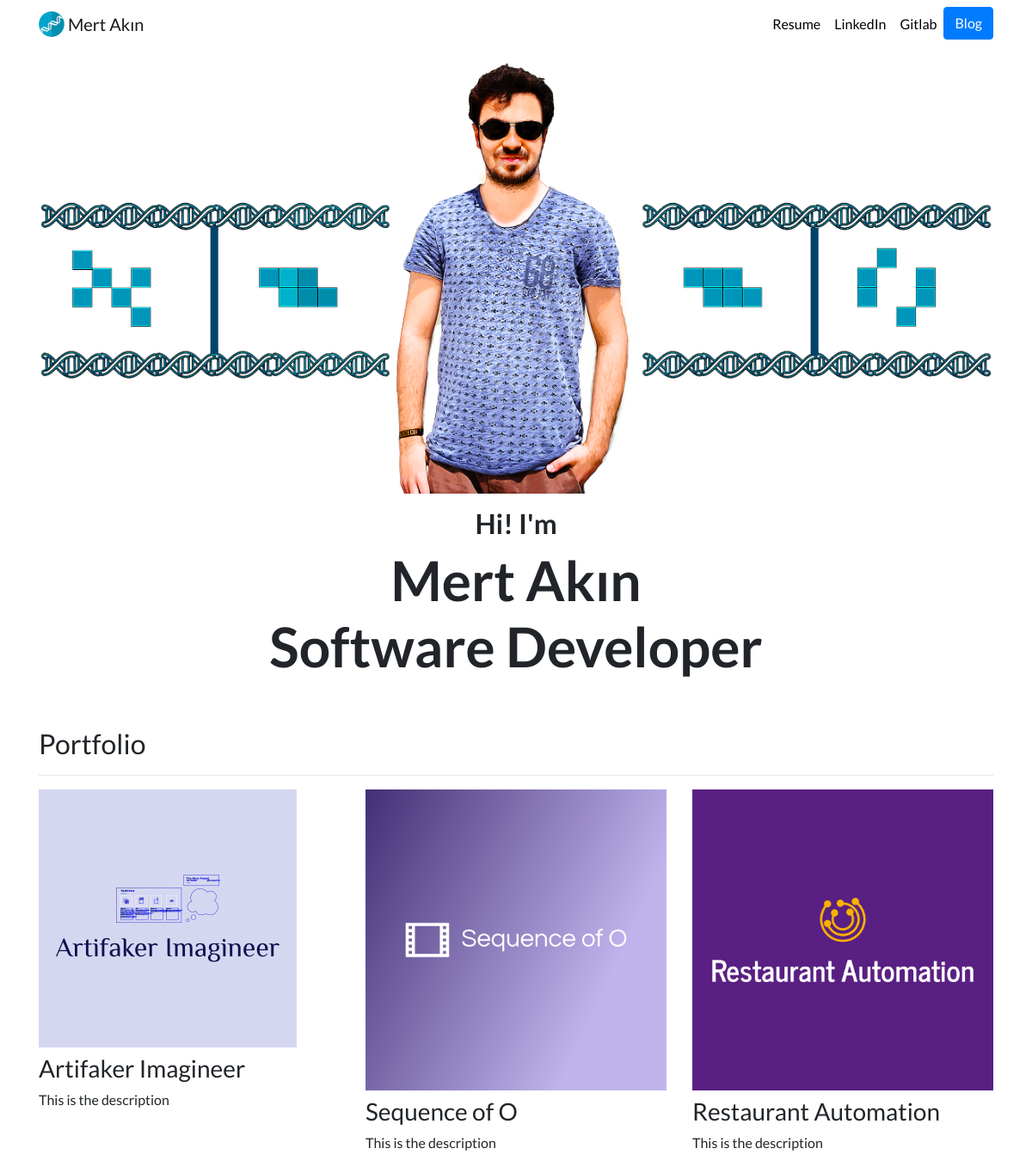
/, run on an earlier commit of the app's database.
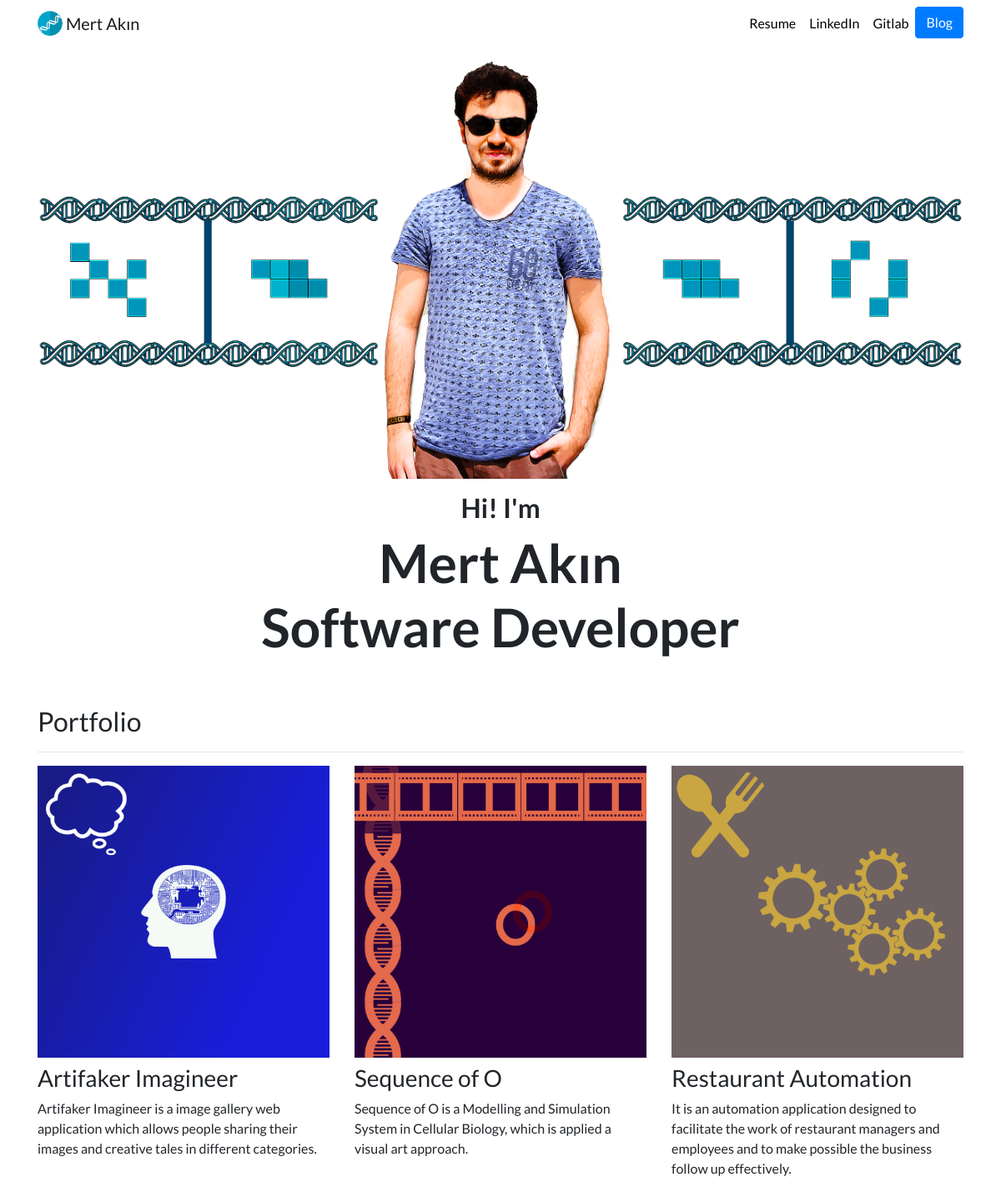
And on a later commit of the database.
### portfolio/models.py (models this page shows, shortened)
class Project (models.Model):
    title=models.CharField(max_length=100)
    description=models.CharField(max_length=250)
    image=models.ImageField(upload_to='portfolio/images/')
    url=models.URLField(blank=True)

### portfolio/views.py (the view)
# urls.py: 2. Add a URL to urlpatterns:  path('', views.home, name='home')
def home(request):
    projects=Project.objects.all()
    return render (request, 'portfolio/home.html', {'projects':projects})

### portfolio/templates/portfolio/home.html
{% extends "portfolio/base.html" %}
{% load static %}
{% block content %}
<div class="row justify-content-center my-3">
  <div class="col-md">
    <img src="{% static 'portfolio/person.png' %}" class="img-fluid">
  </div>
</div>
<div class="row justify-content-center mb-3">
  <div class="col-md-9 text-center">
    <h2 class="font-weight-bold"> Hi! I'm </h2>
    <h1 id="hometext" class="font-weight-bold">Mert Akın <br> Software Developer</h1>
  </div>
</div>
<h2 class="mt-5">Portfolio</h2>
<hr>
<div class="row">
  {% for project in projects %}
  <div class="col-lg-4 col-md-6">
    {% if project.url %}
    <a href="{{ project.url }}">
      <img src="{{ project.image.url }}" class="img-fluid mb-2">
    </a>
    {% else %}
    <img src="{{ project.image.url }}" class="img-fluid mb-2">
    {% endif %}
    <h3>{{ project.title }}</h3>
    <p>{{ project.description }}</p>
  </div>
  {% endfor %}
</div>
{% endblock %}

### portfolio/templates/portfolio/base.html (shortened to what this page needs)
{% load static %}
<!doctype html>
<html lang="en">
<head>
  <link rel="stylesheet" href="https://stackpath.bootstrapcdn.com/bootstrap/4.4.1/css/bootstrap.min.css">
  <link rel="stylesheet" href="{% static "portfolio/custom.css" %}">
</head>
<body>
  <nav id="topNav" class="navbar navbar-expand-md navbar-light">
    <div class="container">
      <a class="navbar-brand" href="{% url 'home' %}">
        <img src="{% static "portfolio/dna.svg" %}" width="30" height="30" class="d-inline-block align-top" alt="">
        <span>Mert Akın</span>
      </a>
      <div class="collapse navbar-collapse text-center" id="navbarNav">
        <ul class="navbar-nav ml-auto">
          <li class="nav-item">
            <a class="nav-link" href="{% static "portfolio/resume.pdf" %}" target="_blank">Resume</a>
          </li>
          <li class="nav-item">
            <a class="nav-link" href="https://www.linkedin.com/in/mert-akin/" target="_blank">LinkedIn</a>
          </li>
          <li class="nav-item">
            <a class="nav-link" href="https://gitlab.com/mertakin" target="_blank">Gitlab</a>
          </li>
          <li>
            <a role="button" href="{% url 'blog:all_blogs' %}" class="btn btn-primary">Blog</a>
          </li>
        </ul>
      </div>
    </div>
  </nav>
  <div class="container">
    {% block content %}{% endblock %}
  </div>
</body>
</html>

### portfolio/static/portfolio/custom.css (style rules this page uses)
.navbar-nav .nav-link { color: rgba(0,0,0,1) !important; }
body { font-family: 'Lato', sans-serif; }
@media (min-width: 992px) { #hometext { font-size: 4rem; } }

What changed in the data, as far as the page shows it:
changed Project "Artifaker Imagineer": image: picture added in place of a placeholder; description "This is the description" → "Artifaker Imagineer is a image gallery web application which allows people sharing their images and creative tales in different categories."
changed Project "Sequence of O": image: picture added in place of a placeholder; description "This is the description" → "Sequence of O is a Modelling and Simulation System in Cellular Biology, which is applied a visual art approach."
changed Project "Restaurant Automation": image: picture added; description "This is the description" → "It is an automation application designed to facilitate the work of restaurant managers and employees and to make possible the business follow up effectively."; image: picture removed
